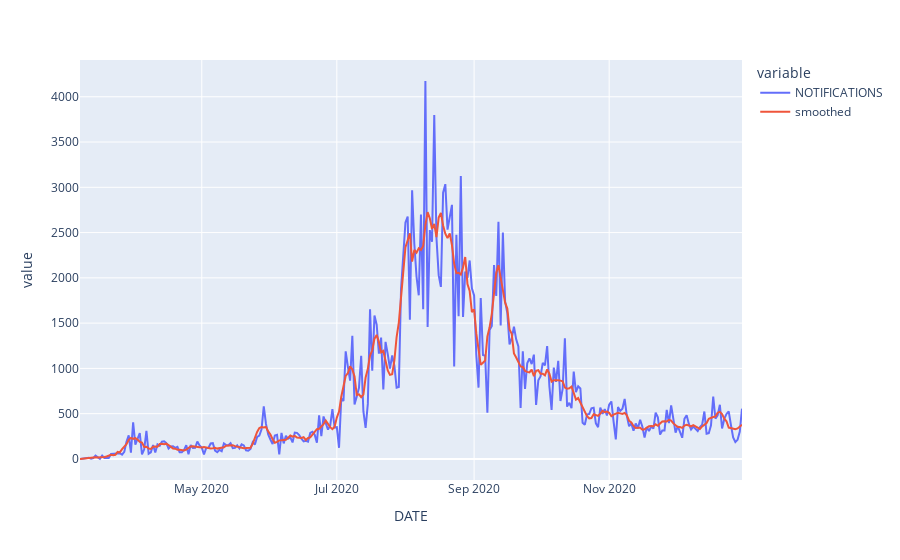

The code cell stored with this chart in its notebook:
### Code cell
fig = px.line(notification_data)
fig = fig.add_trace(go.Scatter(x = notification_smoothed.keys(), y=notification_smoothed, name = "smoothed"))
fig.show()

### Figure 1 — Plotly figure (JSON) as saved in the notebook; plotly's stock layout.template omitted (floating-point values rounded to 4 significant figures; data arrays with more than 128 entries replaced by an {"elided": "..."} marker saying what was removed)
{"data": [{"hovertemplate": "variable=NOTIFICATIONS<br>DATE=%{x}<br>value=%{y}<extra></extra>", "legendgroup": "NOTIFICATIONS", "line": {"color": "#636efa", "dash": "solid"}, "marker": {"symbol": "circle"}, "mode": "lines", "name": "NOTIFICATIONS", "orientation": "v", "showlegend": true, "type": "scatter", "x": {"elided": "300 str values"}, "xaxis": "x", "y": {"elided": "300 int values"}, "yaxis": "y"}, {"name": "smoothed", "type": "scatter", "x": {"elided": "300 str values"}, "y": {"elided": "300 float values"}}], "layout": {"legend": {"title": {"text": "variable"}, "tracegroupgap": 0}, "margin": {"t": 60}, "xaxis": {"anchor": "y", "domain": [0, 1], "title": {"text": "DATE"}}, "yaxis": {"anchor": "x", "domain": [0, 1], "title": {"text": "value"}}}}
